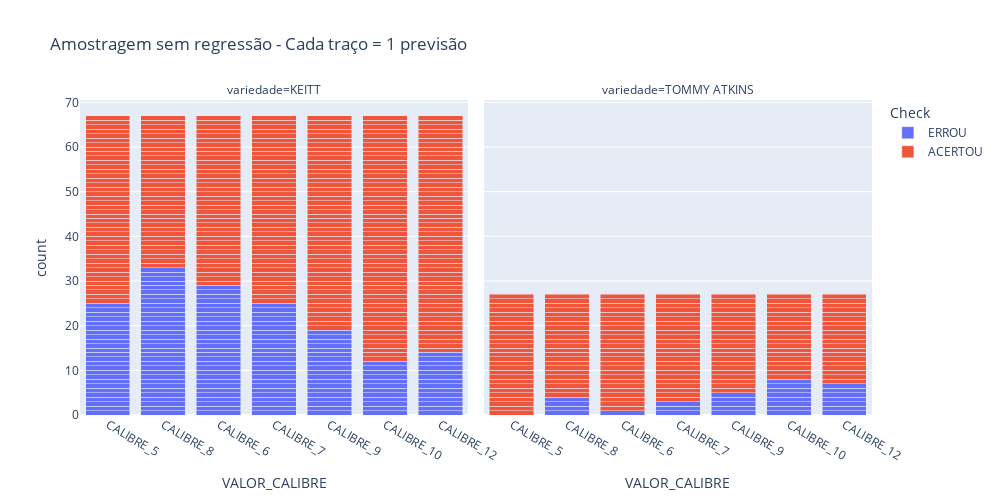

The cell this chart's notebook holds for it:
### Code cell
import plotly.express as px
import plotly.graph_objects as gl

fig = px.bar(dataframe, x = dataframe['VALOR_CALIBRE'], color = dataframe['Check'],facet_col = 'variedade' ,barmode= 'stack', title = 'Amostragem sem regressão - Cada traço = 1 previsão')
fig.update_layout(height = 500, width = 1000)
fig

### Figure 1 — Plotly figure (JSON) as saved in the notebook; plotly's stock layout.template omitted (floating-point values rounded to 4 significant figures; data arrays with more than 128 entries replaced by an {"elided": "..."} marker saying what was removed)
{"data": [{"alignmentgroup": "True", "hovertemplate": "Check=ERROU<br>variedade=KEITT<br>VALOR_CALIBRE=%{x}<br>count=%{y}<extra></extra>", "legendgroup": "ERROU", "marker": {"color": "#636efa", "pattern": {"shape": ""}}, "name": "ERROU", "offsetgroup": "ERROU", "orientation": "v", "showlegend": true, "textposition": "auto", "type": "bar", "x": {"elided": "157 str values"}, "xaxis": "x", "y": {"elided": "157 int values"}, "yaxis": "y"}, {"alignmentgroup": "True", "hovertemplate": "Check=ERROU<br>variedade=TOMMY ATKINS<br>VALOR_CALIBRE=%{x}<br>count=%{y}<extra></extra>", "legendgroup": "ERROU", "marker": {"color": "#636efa", "pattern": {"shape": ""}}, "name": "ERROU", "offsetgroup": "ERROU", "orientation": "v", "showlegend": false, "textposition": "auto", "type": "bar", "x": ["CALIBRE_7", "CALIBRE_9", "CALIBRE_12", "CALIBRE_8", "CALIBRE_10", "CALIBRE_6", "CALIBRE_8", "CALIBRE_12", "CALIBRE_12", "CALIBRE_10", "CALIBRE_10", "CALIBRE_10", "CALIBRE_8", "CALIBRE_9", "CALIBRE_10", "CALIBRE_12", "CALIBRE_8", "CALIBRE_9", "CALIBRE_10", "CALIBRE_12", "CALIBRE_7", "CALIBRE_9", "CALIBRE_10", "CALIBRE_12", "CALIBRE_7", "CALIBRE_9", "CALIBRE_10", "CALIBRE_12"], "xaxis": "x2", "y": [1, 1, 1, 1, 1, 1, 1, 1, 1, 1, 1, 1, 1, 1, 1, 1, 1, 1, 1, 1, 1, 1, 1, 1, 1, 1, 1, 1], "yaxis": "y2"}, {"alignmentgroup": "True", "hovertemplate": "Check=ACERTOU<br>variedade=KEITT<br>VALOR_CALIBRE=%{x}<br>count=%{y}<extra></extra>", "legendgroup": "ACERTOU", "marker": {"color": "#EF553B", "pattern": {"shape": ""}}, "name": "ACERTOU", "offsetgroup": "ACERTOU", "orientation": "v", "showlegend": true, "textposition": "auto", "type": "bar", "x": {"elided": "312 str values"}, "xaxis": "x", "y": {"elided": "312 int values"}, "yaxis": "y"}, {"alignmentgroup": "True", "hovertemplate": "Check=ACERTOU<br>variedade=TOMMY ATKINS<br>VALOR_CALIBRE=%{x}<br>count=%{y}<extra></extra>", "legendgroup": "ACERTOU", "marker": {"color": "#EF553B", "pattern": {"shape": ""}}, "name": "ACERTOU", "offsetgroup": "ACERTOU", "orientation": "v", "showlegend": false, "textposition": "auto", "type": "bar", "x": {"elided": "161 str values"}, "xaxis": "x2", "y": {"elided": "161 int values"}, "yaxis": "y2"}], "layout": {"annotations": [{"font": {}, "showarrow": false, "text": "variedade=KEITT", "x": 0.245, "xanchor": "center", "xref": "paper", "y": 1, "yanchor": "bottom", "yref": "paper"}, {"font": {}, "showarrow": false, "text": "variedade=TOMMY ATKINS", "x": 0.755, "xanchor": "center", "xref": "paper", "y": 1, "yanchor": "bottom", "yref": "paper"}], "barmode": "stack", "height": 500, "legend": {"title": {"text": "Check"}, "tracegroupgap": 0}, "title": {"text": "Amostragem sem regressão - Cada traço = 1 previsão"}, "width": 1000, "xaxis": {"anchor": "y", "domain": [0, 0.49], "title": {"text": "VALOR_CALIBRE"}}, "xaxis2": {"anchor": "y2", "domain": [0.51, 1], "matches": "x", "title": {"text": "VALOR_CALIBRE"}}, "yaxis": {"anchor": "x", "domain": [0, 1], "title": {"text": "count"}}, "yaxis2": {"anchor": "x2", "domain": [0, 1], "matches": "y", "showticklabels": false}}}
